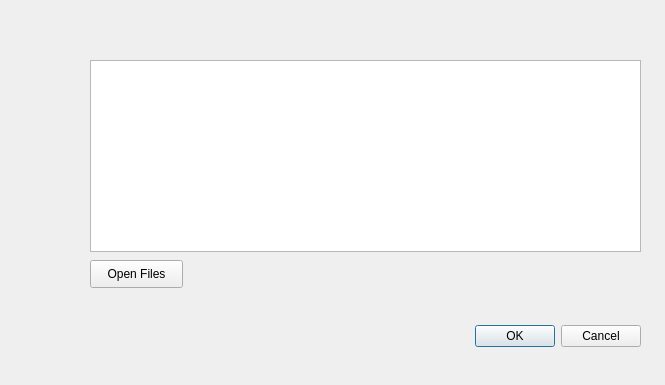
<?xml version="1.0" encoding="UTF-8"?>
<ui version="4.0">
 <class>GasDataProcessorDialogBase</class>
 <widget class="QDialog" name="GasDataProcessorDialogBase">
  <property name="geometry">
   <rect>
    <x>0</x>
    <y>0</y>
    <width>665</width>
    <height>385</height>
   </rect>
  </property>
  <property name="windowTitle">
   <string>Gas data processor</string>
  </property>
  <widget class="QDialogButtonBox" name="button_box">
   <property name="geometry">
    <rect>
     <x>300</x>
     <y>320</y>
     <width>341</width>
     <height>32</height>
    </rect>
   </property>
   <property name="orientation">
    <enum>Qt::Horizontal</enum>
   </property>
   <property name="standardButtons">
    <set>QDialogButtonBox::Cancel|QDialogButtonBox::Ok</set>
   </property>
  </widget>
  <widget class="QListWidget" name="listWidget">
   <property name="geometry">
    <rect>
     <x>90</x>
     <y>60</y>
     <width>551</width>
     <height>192</height>
    </rect>
   </property>
  </widget>
  <widget class="QPushButton" name="pushButton">
   <property name="geometry">
    <rect>
     <x>90</x>
     <y>260</y>
     <width>93</width>
     <height>28</height>
    </rect>
   </property>
   <property name="text">
    <string>Open Files</string>
   </property>
  </widget>
 </widget>
 <resources/>
 <connections>
  <connection>
   <sender>button_box</sender>
   <signal>accepted()</signal>
   <receiver>GasDataProcessorDialogBase</receiver>
   <slot>accept()</slot>
   <hints>
    <hint type="sourcelabel">
     <x>20</x>
     <y>20</y>
    </hint>
    <hint type="destinationlabel">
     <x>20</x>
     <y>20</y>
    </hint>
   </hints>
  </connection>
  <connection>
   <sender>button_box</sender>
   <signal>rejected()</signal>
   <receiver>GasDataProcessorDialogBase</receiver>
   <slot>reject()</slot>
   <hints>
    <hint type="sourcelabel">
     <x>20</x>
     <y>20</y>
    </hint>
    <hint type="destinationlabel">
     <x>20</x>
     <y>20</y>
    </hint>
   </hints>
  </connection>
 </connections>
</ui>
